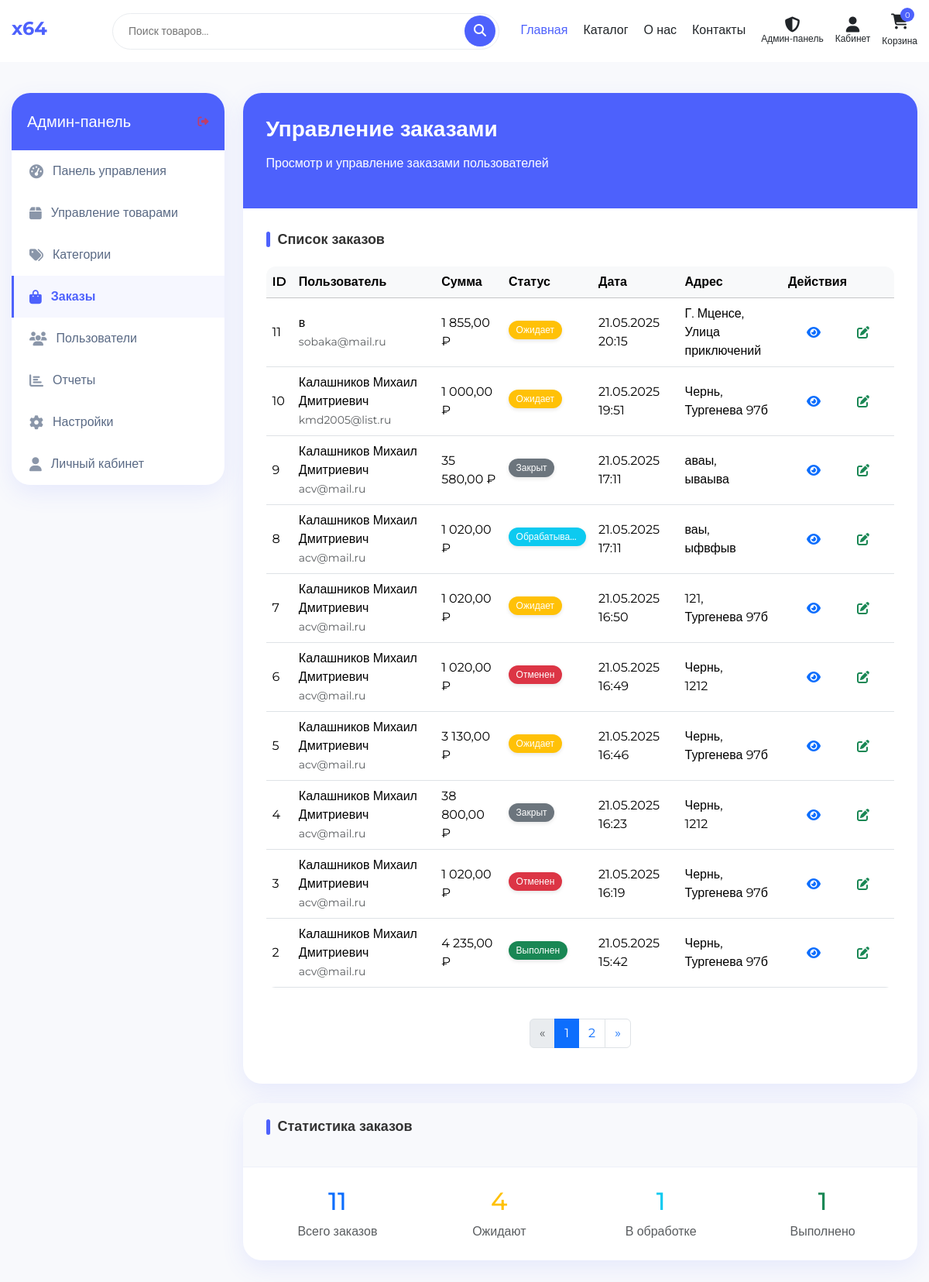
The app's page /admin/index.php?tab=orders (signed in) with its own data.
### tables this page shows
CREATE TABLE `orders` (
  `id` int NOT NULL,
  `user_id` int DEFAULT NULL,
  `session_id` varchar(255) DEFAULT NULL,
  `fullname` varchar(255) NOT NULL,
  `email` varchar(255) NOT NULL,
  `phone` varchar(50) NOT NULL,
  `region` varchar(255) DEFAULT NULL,
  `city` varchar(255) NOT NULL,
  `address` text NOT NULL,
  `postal_code` varchar(20) DEFAULT NULL,
  `payment_method` varchar(50) NOT NULL,
  `delivery_method` varchar(50) NOT NULL,
  `delivery_cost` decimal(10,2) NOT NULL DEFAULT '0.00',
  `total_amount` decimal(10,2) NOT NULL,
  `status` varchar(50) NOT NULL DEFAULT 'pending',
  `comment` text,
  `cancel_reason` text,
  `created_at` timestamp NOT NULL DEFAULT CURRENT_TIMESTAMP,
  `updated_at` timestamp NOT NULL DEFAULT CURRENT_TIMESTAMP ON UPDATE CURRENT_TIMESTAMP
);

CREATE TABLE `users` (
  `id` int NOT NULL,
  `fullname` varchar(255) NOT NULL COMMENT 'ФИО пользователя (отчество не обязательно)',
  `email` varchar(255) NOT NULL COMMENT 'Электронная почта пользователя',
  `phone` varchar(20) NOT NULL COMMENT 'Номер телефона пользователя',
  `login` varchar(255) NOT NULL COMMENT 'Логин пользователя для входа в систему',
  `password` varchar(255) NOT NULL COMMENT 'Хешированный пароль пользователя',
  `role` varchar(20) NOT NULL DEFAULT 'user' COMMENT 'Роль пользователя (по умолчанию "user")',
  `telegram_id` varchar(50) DEFAULT NULL COMMENT 'ID пользователя в Telegram',
  `telegram_username` varchar(100) DEFAULT NULL COMMENT 'Username пользователя в Telegram',
  `telegram_verification_code` varchar(10) DEFAULT NULL COMMENT 'Код для подтверждения привязки Telegram',
  `telegram_code_expires` timestamp NULL DEFAULT NULL COMMENT 'Время истечения кода подтверждения'
);

### admin/index.php (the view, shortened to what the rows shown need)
<?php
require_once '../includes/config/db_functions.php';
$orders_page = isset($_GET['orders_page']) ? (int)$_GET['orders_page'] : 1;
$orders_page = max(1, $orders_page);
$orders_per_page = 10;
$orders_data = getPaginatedOrders($orders_page, $orders_per_page);
$orders = $orders_data['orders'];
$orders_pagination = $orders_data['pagination'];
$activeTab = isset($_GET['tab']) ? $_GET['tab'] : 'dashboard';
include_once '../includes/header/header.php';
?>
<section class="admin-section">
    <div class="container">
        <div class="row">
            <div class="col-lg-9 col-md-8">
                <div class="tab-content">
                    <div class="tab-pane <?php echo $activeTab === 'orders' ? 'active' : ''; ?>" id="orders">
                        <div class="profile-main-card">
                            <div class="profile-header">
                                <h2 class="profile-name">Управление заказами</h2>
                            </div>
                            <div class="profile-body">
                                <?php if (count($orders) > 0): ?>
                                    <div class="table-responsive">
                                        <table class="table table-hover">
                                            <thead class="table-light">
                                                <tr>
                                                    <th>ID</th>
                                                    <th>Пользователь</th>
                                                    <th>Сумма</th>
                                                    <th>Статус</th>
                                                    <th>Дата</th>
                                                    <th>Адрес</th>
                                                    <th>Действия</th>
                                                </tr>
                                            </thead>
                                            <tbody>
                                                <?php foreach ($orders as $order): ?>
                                                    <tr>
                                                        <td><?php echo $order['id']; ?></td>
                                                        <td>
                                                            <?php echo htmlspecialchars($order['fullname'] ?? 'Нет данных'); ?><br>
                                                            <small class="text-muted"><?php echo htmlspecialchars($order['email'] ?? 'Нет email'); ?></small>
                                                        </td>
                                                        <td><?php echo number_format($order['total_amount'], 2, ',', ' '); ?> ₽</td>
                                                        <td>
                                                            <?php
                                                            $statusClass = '';
                                                            $statusText = '';
                                                            switch($order['status'] ?? 'unknown') {
                                                                case 'pending':
                                                                    $statusClass = 'bg-warning';
                                                                    $statusText = 'Ожидает';
                                                                    break;
                                                                case 'processing':
                                                                    $statusClass = 'bg-info';
                                                                    $statusText = 'Обрабатывается';
                                                                    break;
                                                                case 'completed':
                                                                    $statusClass = 'bg-success';
                                                                    $statusText = 'Выполнен';
                                                                    break;
                                                                case 'cancelled':
                                                                    $statusClass = 'bg-danger';
                                                                    $statusText = 'Отменен';
                                                                    break;
                                                                case 'closed':
                                                                    $statusClass = 'bg-secondary';
                                                                    $statusText = 'Закрыт';
                                                                    break;
                                                            }
                                                            ?>
                                                            <span class="badge <?php echo $statusClass; ?> rounded-pill">
                                                                <?php echo $statusText; ?>
                                                            </span>
                                                        </td>
                                                        <td><?php echo $order['created_at'] ? date('d.m.Y H:i', strtotime($order['created_at'])) : 'Нет даты'; ?></td>
                                                        <td>
                                                            <?php echo htmlspecialchars($order['city'] ?? 'Нет города'); ?>,<br>
                                                            <?php echo htmlspecialchars($order['address'] ?? 'Нет адреса'); ?>
                                                        </td>
                                                        <td>
                                                            <div class="btn-group">
                                                                <a href="view_order.php?id=<?php echo $order['id']; ?>" class="btn btn-sm btn-outline-primary">
                                                                    <i class="fas fa-eye"></i>
                                                                </a>
                                                                <a href="edit_order.php?id=<?php echo $order['id']; ?>" class="btn btn-sm btn-outline-success">
                                                                    <i class="fas fa-edit"></i>
                                                                </a>
                                                            </div>
                                                        </td>
                                                    </tr>
                                                <?php endforeach; ?>
                                            </tbody>
                                        </table>
                                    </div>
                                <?php endif; ?>
                            </div>
                        </div>
                        <div class="profile-info-card mt-4">
                            <div class="profile-info-body">
                                <div class="row">
                                    <div class="col-md-3">
                                        <div class="text-center">
                                            <h2 class="text-primary mb-2"><?php echo $orders_pagination['total_orders']; ?></h2>
                                        </div>
                                    </div>
                                    <div class="col-md-3">
                                        <div class="text-center">
                                            <?php
                                            $pendingCount = 0;
                                            foreach ($orders as $order) {
                                                if (isset($order['status']) && $order['status'] === 'pending') $pendingCount++;
                                            }
                                            ?>
                                            <h2 class="text-warning mb-2"><?php echo $pendingCount; ?></h2>
                                        </div>
                                    </div>
                                    <div class="col-md-3">
                                        <div class="text-center">
                                            <?php
                                            $processingCount = 0;
                                            foreach ($orders as $order) {
                                                if (isset($order['status']) && $order['status'] === 'processing') $processingCount++;
                                            }
                                            ?>
                                            <h2 class="text-info mb-2"><?php echo $processingCount; ?></h2>
                                        </div>
                                    </div>
                                    <div class="col-md-3">
                                        <div class="text-center">
                                            <?php
                                            $completedCount = 0;
                                            foreach ($orders as $order) {
                                                if (isset($order['status']) && $order['status'] === 'completed') $completedCount++;
                                            }
                                            ?>
                                            <h2 class="text-success mb-2"><?php echo $completedCount; ?></h2>
                                        </div>
                                    </div>
                                </div>
                            </div>
                        </div>
                    </div>
                </div>
            </div>
        </div>
    </div>
</section>
</body>
</html>

### records on screen
orders: id "11", user.fullname "в", user.email "sobaka@mail.ru", total_amount "1 855,00", status "Ожидает", created_at "21.05.2025 20:15", city "Г. Мценсе", address "Улица приключений"
orders: id "10", user.fullname "Калашников Михаил Дмитриевич", user.email "kmd2005@list.ru", total_amount "1 000,00", status "Ожидает", created_at "21.05.2025 19:51", city "Чернь", address "Тургенева 97б"
orders: id "9", user.fullname "Калашников Михаил Дмитриевич", user.email "acv@mail.ru", total_amount "35 580,00", status "Закрыт", created_at "21.05.2025 17:11", city "аваы", address "ываыва"
orders: id "8", user.fullname "Калашников Михаил Дмитриевич", user.email "acv@mail.ru", total_amount "1 020,00", status "Обрабатыва…", created_at "21.05.2025 17:11", city "ваы", address "ыфвфыв"
orders: id "7", user.fullname "Калашников Михаил Дмитриевич", user.email "acv@mail.ru", total_amount "1 020,00", status "Ожидает", created_at "21.05.2025 16:50", city "121", address "Тургенева 97б"
orders: id "6", user.fullname "Калашников Михаил Дмитриевич", user.email "acv@mail.ru", total_amount "1 020,00", status "Отменен", created_at "21.05.2025 16:49", city "Чернь", address "1212"
orders: id "5", user.fullname "Калашников Михаил Дмитриевич", user.email "acv@mail.ru", total_amount "3 130,00", status "Ожидает", created_at "21.05.2025 16:46", city "Чернь", address "Тургенева 97б"
orders: id "4", user.fullname "Калашников Михаил Дмитриевич", user.email "acv@mail.ru", total_amount "38 800,00", status "Закрыт", created_at "21.05.2025 16:23", city "Чернь", address "1212"
orders: id "3", user.fullname "Калашников Михаил Дмитриевич", user.email "acv@mail.ru", total_amount "1 020,00", status "Отменен", created_at "21.05.2025 16:19", city "Чернь", address "Тургенева 97б"
orders: id "2", user.fullname "Калашников Михаил Дмитриевич", user.email "acv@mail.ru", total_amount "4 235,00", status "Выполнен", created_at "21.05.2025 15:42", city "Чернь", address "Тургенева 97б"

### other values on screen
$orders_pagination['total_orders'] "11"
$pendingCount "4"
$processingCount "1"
$completedCount "1"
